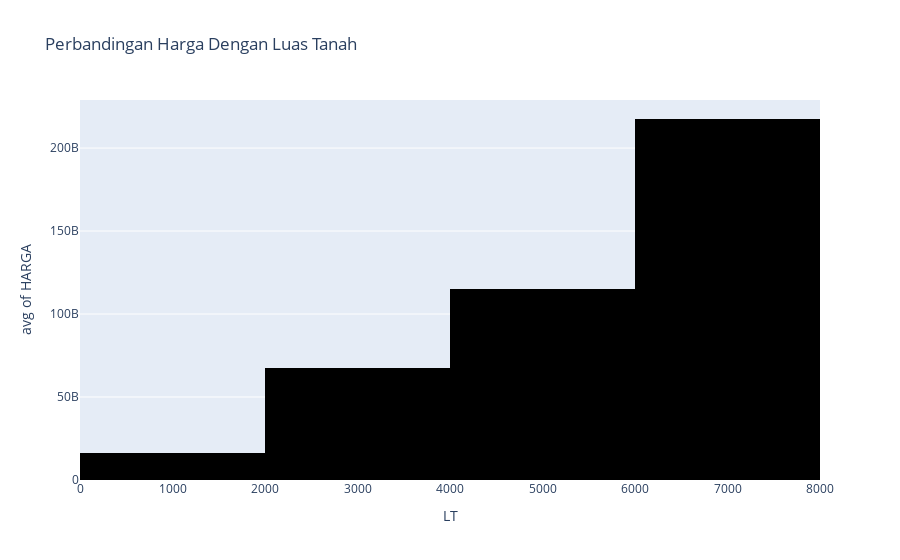

Notebook code cell kept with this figure:
### Markdown cell above
## BIVARIAT

### Code cell
px.histogram(
    data_frame=data, x ='LT', y = 'HARGA',
    nbins=5,histfunc='avg',color_discrete_sequence=['black'],
    title='Perbandingan Harga Dengan Luas Tanah'
            )

### Figure 1 — Plotly figure (JSON) as saved in the notebook; plotly's stock layout.template omitted (floating-point values rounded to 4 significant figures; data arrays with more than 128 entries replaced by an {"elided": "..."} marker saying what was removed)
{"data": [{"alignmentgroup": "True", "bingroup": "x", "histfunc": "avg", "hovertemplate": "LT=%{x}<br>avg of HARGA=%{y}<extra></extra>", "legendgroup": "", "marker": {"color": "black", "pattern": {"shape": ""}}, "name": "", "nbinsx": 5, "offsetgroup": "", "orientation": "v", "showlegend": false, "type": "histogram", "x": {"elided": "1001 int values"}, "xaxis": "x", "y": {"elided": "1001 int values"}, "yaxis": "y"}], "layout": {"barmode": "relative", "legend": {"tracegroupgap": 0}, "title": {"text": "Perbandingan Harga Dengan Luas Tanah"}, "xaxis": {"anchor": "y", "domain": [0, 1], "title": {"text": "LT"}}, "yaxis": {"anchor": "x", "domain": [0, 1], "title": {"text": "avg of HARGA"}}}}
